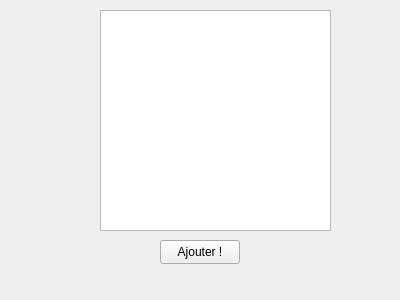
<?xml version="1.0" encoding="UTF-8"?>
<ui version="4.0">
 <class>WidgetAddTodo</class>
 <widget class="QWidget" name="WidgetAddTodo">
  <property name="geometry">
   <rect>
    <x>0</x>
    <y>0</y>
    <width>400</width>
    <height>300</height>
   </rect>
  </property>
  <property name="windowTitle">
   <string>Ajouter Todo</string>
  </property>
  <widget class="QPushButton" name="Add">
   <property name="geometry">
    <rect>
     <x>160</x>
     <y>240</y>
     <width>80</width>
     <height>24</height>
    </rect>
   </property>
   <property name="text">
    <string>Ajouter !</string>
   </property>
  </widget>
  <widget class="QTextEdit" name="Contenu">
   <property name="geometry">
    <rect>
     <x>100</x>
     <y>10</y>
     <width>231</width>
     <height>221</height>
    </rect>
   </property>
  </widget>
 </widget>
 <resources/>
 <connections/>
</ui>
